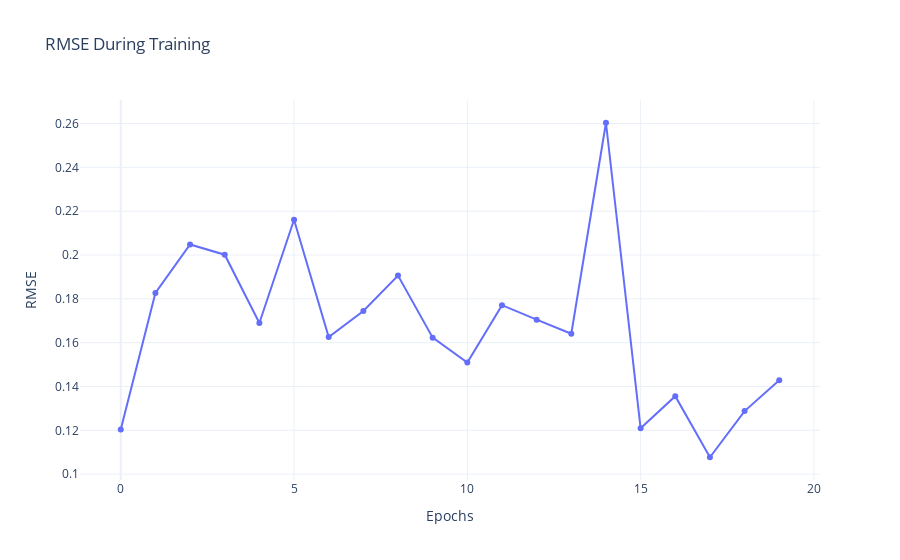

Notebook source saved alongside this figure:
### Code cell
import plotly.graph_objects as go

# Tạo biểu đồ cho RMSE
fig = go.Figure()

# Thêm trace cho RMSE
fig.add_trace(go.Scatter(x=list(range(len(rmse_callback.rmse_history))), 
                         y=rmse_callback.rmse_history, 
                         mode='lines+markers', 
                         name='RMSE on Test Data'))

# Thiết lập tiêu đề và nhãn
fig.update_layout(
    title='RMSE During Training',
    xaxis_title='Epochs',
    yaxis_title='RMSE',
    legend_title='Legend',
    template='plotly_white'
)

# Hiển thị biểu đồ
fig.show()

### Figure 1 — Plotly figure (JSON) as saved in the notebook; plotly's stock layout.template omitted (floating-point values rounded to 4 significant figures)
{"data": [{"mode": "lines+markers", "name": "RMSE on Test Data", "type": "scatter", "x": [0, 1, 2, 3, 4, 5, 6, 7, 8, 9, 10, 11, 12, 13, 14, 15, 16, 17, 18, 19], "y": [0.1204, 0.1827, 0.2048, 0.2001, 0.169, 0.2161, 0.1626, 0.1745, 0.1906, 0.1623, 0.1509, 0.1771, 0.1705, 0.164, 0.2604, 0.1209, 0.1356, 0.1077, 0.1288, 0.1428]}], "layout": {"legend": {"title": {"text": "Legend"}}, "title": {"text": "RMSE During Training"}, "xaxis": {"title": {"text": "Epochs"}}, "yaxis": {"title": {"text": "RMSE"}}}}
